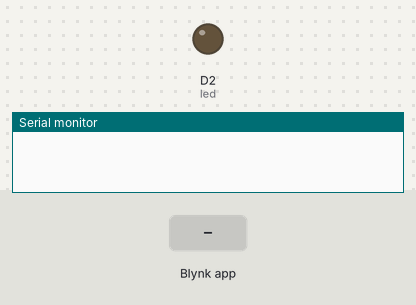
Simulated run of this sketch. Board: ESP8266 (NodeMCU). Shown: output pins drawn as LEDs (lit = HIGH), the last lines printed to the serial monitor. The test bench sets the inputs (shaded band). WiFi joins after 1.5 s; servers stay silent unless stated.

Above: at 3.0 s.
3.1 s: Blynk app writes 1 to V1
At 3.6 s:
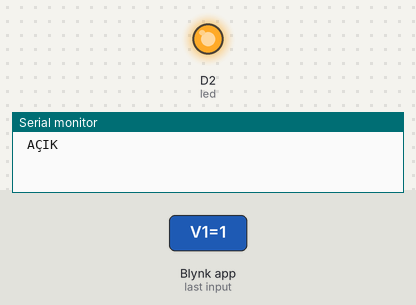
4.6 s: Blynk app writes 0 to V1
At 5.9 s:
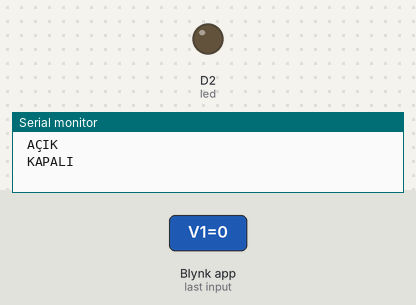
Timing chart, 0 to 7.6 s (numbered marks = the images above; inputs shaded):
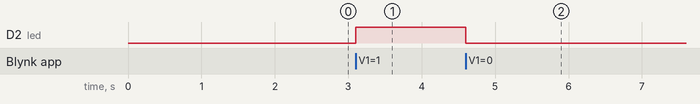

Measured:
- after the input at 3.1 s, D2 (led): LOW → HIGH at once
- after the input at 4.6 s, D2 (led): HIGH → LOW at once

The sketch:

nodemcu_blink_basit.ino
```cpp
//Mucitpilot 2020
//Blynk ve ESP8266 Kullanımı Örneği
#define BLYNK_PRINT Serial
//#ifndef UNIT_TEST
#include <Arduino.h>
//#endif

#include <ESP8266WiFi.h>
#include <BlynkSimpleEsp8266.h>
#define led D2
int butondurumu=0;

// Blynk uygulamasından aldığınız anahtar(token)'ı buraya giriyoruz.
char auth[] = "**************";

// Wifi ayarlarınız buraya girilecek.
// şifresiz ağlar içi şifreyi "" olarak bırakın.
char ssid[] = "************";
char pass[] = "************";

BlynkTimer timer; //senkronu sağlamak için bir sayaç nesnesi oluşturuluyor.

/////////////////Blynk üzerinden ESP'ye komut gönderme/////////////////////////////////////
BLYNK_WRITE(V1) //uygulamada tanımladığımız değişken ismi olmalı (ör:V1, V2)
{
  int pinValue = param.asInt(); // Sanal v1 değişkeninden aldığımız veriyi bir değişkene atıyoruz.
  // Ayrıca veri tipine göre şunlar da kullanılabilir.:
  // String i = param.asStr();
  // double d = param.asDouble();

  if (pinValue==1){
    Serial.println(" AÇIK");
    digitalWrite(led,HIGH);
    butondurumu=1;
    }
  else {
      Serial.println(" KAPALI");
      digitalWrite(led,LOW);
       butondurumu=0;
    }
}
/////////////////////////////////////////////////////////////////////////////////////////////

////////////////ESP'den BLYNK uygulamasına veri gönderme//////////////////////////////////////


// aşağıdaki fonksiyon ile sunucuya her 1 sn'de bir veri göndereceğiz.
// Uygulama kısmında gösterge nesnesinin özelliği PUSH olarak ayarlanacak.
// Çok sık aralıkla veri göndermeniz (max sn'de 10 veri) sistem tarafından engellendiği için tasarıma dikkat etmek gerek.
void veriGonder()
{
  String h;
  if (butondurumu ==1){h="LED AÇIK";}
  else {h="LED KAPALI";}
  Blynk.virtualWrite(V2, h);

}
///////////////////////////////////////////////////////////////////////////////////////////////


void setup()
{

  Serial.begin(115200);
  pinMode(D2, OUTPUT);//D2 pinini çıkış olarak tanımladık
  Blynk.begin(auth, ssid, pass); //blynk'e bağlanıyoruz
  // Arzu edersebiz server'ı da detaylı olarak belirtebilirsiniz:
  //Blynk.begin(auth, ssid, pass, "blynk-cloud.com", 80);
  //Blynk.begin(auth, ssid, pass, IPAddress(192,168,1,100), 8080);

  timer.setInterval(1000L, veriGonder); //timer nesnesinin veri gönderme aralığını  ve hangi fonksiyon ile veri gönderileceğini tanımlıyoruz.
}

void loop()
{
  Blynk.run(); //Burası mümkün olduğunca boş olmalı. Blynk'in çalışma mantığı genel olarak bu şekilde. Loop içinde başka işlemler olunca Blynk sunucusu ile olan senkron bozulabiliyor.
  timer.run(); //zamanlamayı kontrol ediyor.
}
```
